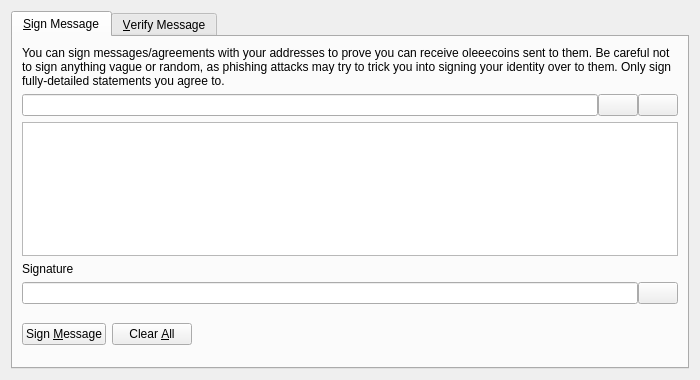
<?xml version="1.0" encoding="UTF-8"?>
<ui version="4.0">
 <class>SignVerifyMessageDialog</class>
 <widget class="QDialog" name="SignVerifyMessageDialog">
  <property name="geometry">
   <rect>
    <x>0</x>
    <y>0</y>
    <width>700</width>
    <height>380</height>
   </rect>
  </property>
  <property name="windowTitle">
   <string>Signatures - Sign / Verify a Message</string>
  </property>
  <property name="modal">
   <bool>true</bool>
  </property>
  <layout class="QVBoxLayout" name="verticalLayout">
   <item>
    <widget class="QTabWidget" name="tabWidget">
     <property name="currentIndex">
      <number>0</number>
     </property>
     <widget class="QWidget" name="tabSignMessage">
      <attribute name="title">
       <string>&amp;Sign Message</string>
      </attribute>
      <layout class="QVBoxLayout" name="verticalLayout_SM">
       <item>
        <widget class="QLabel" name="infoLabel_SM">
         <property name="text">
          <string>You can sign messages/agreements with your addresses to prove you can receive oleeecoins sent to them. Be careful not to sign anything vague or random, as phishing attacks may try to trick you into signing your identity over to them. Only sign fully-detailed statements you agree to.</string>
         </property>
         <property name="textFormat">
          <enum>Qt::PlainText</enum>
         </property>
         <property name="wordWrap">
          <bool>true</bool>
         </property>
        </widget>
       </item>
       <item>
        <layout class="QHBoxLayout" name="horizontalLayout_1_SM">
         <property name="spacing">
          <number>0</number>
         </property>
         <item>
          <widget class="QValidatedLineEdit" name="addressIn_SM">
           <property name="toolTip">
            <string>The Oleeecoin address to sign the message with</string>
           </property>
          </widget>
         </item>
         <item>
          <widget class="QPushButton" name="addressBookButton_SM">
           <property name="toolTip">
            <string>Choose previously used address</string>
           </property>
           <property name="text">
            <string/>
           </property>
           <property name="icon">
            <iconset resource="../bitcoin.qrc">
             <normaloff>:/icons/address-book</normaloff>:/icons/address-book</iconset>
           </property>
           <property name="shortcut">
            <string>Alt+A</string>
           </property>
           <property name="autoDefault">
            <bool>false</bool>
           </property>
          </widget>
         </item>
         <item>
          <widget class="QPushButton" name="pasteButton_SM">
           <property name="toolTip">
            <string>Paste address from clipboard</string>
           </property>
           <property name="text">
            <string/>
           </property>
           <property name="icon">
            <iconset resource="../bitcoin.qrc">
             <normaloff>:/icons/editpaste</normaloff>:/icons/editpaste</iconset>
           </property>
           <property name="shortcut">
            <string>Alt+P</string>
           </property>
           <property name="autoDefault">
            <bool>false</bool>
           </property>
          </widget>
         </item>
        </layout>
       </item>
       <item>
        <widget class="QPlainTextEdit" name="messageIn_SM">
         <property name="toolTip">
          <string>Enter the message you want to sign here</string>
         </property>
        </widget>
       </item>
       <item>
        <widget class="QLabel" name="signatureLabel_SM">
         <property name="text">
          <string>Signature</string>
         </property>
         <property name="textFormat">
          <enum>Qt::PlainText</enum>
         </property>
        </widget>
       </item>
       <item>
        <layout class="QHBoxLayout" name="horizontalLayout_2_SM">
         <property name="spacing">
          <number>0</number>
         </property>
         <item>
          <widget class="QLineEdit" name="signatureOut_SM">
           <property name="font">
            <font>
             <italic>true</italic>
            </font>
           </property>
           <property name="readOnly">
            <bool>true</bool>
           </property>
          </widget>
         </item>
         <item>
          <widget class="QPushButton" name="copySignatureButton_SM">
           <property name="toolTip">
            <string>Copy the current signature to the system clipboard</string>
           </property>
           <property name="text">
            <string/>
           </property>
           <property name="icon">
            <iconset resource="../bitcoin.qrc">
             <normaloff>:/icons/editcopy</normaloff>:/icons/editcopy</iconset>
           </property>
           <property name="autoDefault">
            <bool>false</bool>
           </property>
          </widget>
         </item>
        </layout>
       </item>
       <item>
        <layout class="QHBoxLayout" name="horizontalLayout_3_SM">
         <item>
          <widget class="QPushButton" name="signMessageButton_SM">
           <property name="toolTip">
            <string>Sign the message to prove you own this Oleeecoin address</string>
           </property>
           <property name="text">
            <string>Sign &amp;Message</string>
           </property>
           <property name="icon">
            <iconset resource="../bitcoin.qrc">
             <normaloff>:/icons/edit</normaloff>:/icons/edit</iconset>
           </property>
           <property name="autoDefault">
            <bool>false</bool>
           </property>
          </widget>
         </item>
         <item>
          <widget class="QPushButton" name="clearButton_SM">
           <property name="toolTip">
            <string>Reset all sign message fields</string>
           </property>
           <property name="text">
            <string>Clear &amp;All</string>
           </property>
           <property name="icon">
            <iconset resource="../bitcoin.qrc">
             <normaloff>:/icons/remove</normaloff>:/icons/remove</iconset>
           </property>
           <property name="autoDefault">
            <bool>false</bool>
           </property>
          </widget>
         </item>
         <item>
          <spacer name="horizontalSpacer_1_SM">
           <property name="orientation">
            <enum>Qt::Horizontal</enum>
           </property>
           <property name="sizeHint" stdset="0">
            <size>
             <width>40</width>
             <height>48</height>
            </size>
           </property>
          </spacer>
         </item>
         <item>
          <widget class="QLabel" name="statusLabel_SM">
           <property name="font">
            <font>
             <weight>75</weight>
             <bold>true</bold>
            </font>
           </property>
           <property name="text">
            <string/>
           </property>
           <property name="wordWrap">
            <bool>true</bool>
           </property>
          </widget>
         </item>
         <item>
          <spacer name="horizontalSpacer_2_SM">
           <property name="orientation">
            <enum>Qt::Horizontal</enum>
           </property>
           <property name="sizeHint" stdset="0">
            <size>
             <width>40</width>
             <height>48</height>
            </size>
           </property>
          </spacer>
         </item>
        </layout>
       </item>
      </layout>
     </widget>
     <widget class="QWidget" name="tabVerifyMessage">
      <attribute name="title">
       <string>&amp;Verify Message</string>
      </attribute>
      <layout class="QVBoxLayout" name="verticalLayout_VM">
       <item>
        <widget class="QLabel" name="infoLabel_VM">
         <property name="text">
          <string>Enter the receiver's address, message (ensure you copy line breaks, spaces, tabs, etc. exactly) and signature below to verify the message. Be careful not to read more into the signature than what is in the signed message itself, to avoid being tricked by a man-in-the-middle attack. Note that this only proves the signing party receives with the address, it cannot prove sendership of any transaction!</string>
         </property>
         <property name="textFormat">
          <enum>Qt::PlainText</enum>
         </property>
         <property name="alignment">
          <set>Qt::AlignLeading|Qt::AlignLeft|Qt::AlignTop</set>
         </property>
         <property name="wordWrap">
          <bool>true</bool>
         </property>
        </widget>
       </item>
       <item>
        <layout class="QHBoxLayout" name="horizontalLayout_1_VM">
         <property name="spacing">
          <number>0</number>
         </property>
         <item>
          <widget class="QValidatedLineEdit" name="addressIn_VM">
           <property name="toolTip">
            <string>The Oleeecoin address the message was signed with</string>
           </property>
          </widget>
         </item>
         <item>
          <widget class="QPushButton" name="addressBookButton_VM">
           <property name="toolTip">
            <string>Choose previously used address</string>
           </property>
           <property name="text">
            <string/>
           </property>
           <property name="icon">
            <iconset resource="../bitcoin.qrc">
             <normaloff>:/icons/address-book</normaloff>:/icons/address-book</iconset>
           </property>
           <property name="shortcut">
            <string>Alt+A</string>
           </property>
           <property name="autoDefault">
            <bool>false</bool>
           </property>
          </widget>
         </item>
        </layout>
       </item>
       <item>
        <widget class="QPlainTextEdit" name="messageIn_VM"/>
       </item>
       <item>
        <widget class="QValidatedLineEdit" name="signatureIn_VM"/>
       </item>
       <item>
        <layout class="QHBoxLayout" name="horizontalLayout_2_VM">
         <item>
          <widget class="QPushButton" name="verifyMessageButton_VM">
           <property name="toolTip">
            <string>Verify the message to ensure it was signed with the specified Oleeecoin address</string>
           </property>
           <property name="text">
            <string>Verify &amp;Message</string>
           </property>
           <property name="icon">
            <iconset resource="../bitcoin.qrc">
             <normaloff>:/icons/transaction_0</normaloff>:/icons/transaction_0</iconset>
           </property>
           <property name="autoDefault">
            <bool>false</bool>
           </property>
          </widget>
         </item>
         <item>
          <widget class="QPushButton" name="clearButton_VM">
           <property name="toolTip">
            <string>Reset all verify message fields</string>
           </property>
           <property name="text">
            <string>Clear &amp;All</string>
           </property>
           <property name="icon">
            <iconset resource="../bitcoin.qrc">
             <normaloff>:/icons/remove</normaloff>:/icons/remove</iconset>
           </property>
           <property name="autoDefault">
            <bool>false</bool>
           </property>
          </widget>
         </item>
         <item>
          <spacer name="horizontalSpacer_1_VM">
           <property name="orientation">
            <enum>Qt::Horizontal</enum>
           </property>
           <property name="sizeHint" stdset="0">
            <size>
             <width>40</width>
             <height>48</height>
            </size>
           </property>
          </spacer>
         </item>
         <item>
          <widget class="QLabel" name="statusLabel_VM">
           <property name="font">
            <font>
             <weight>75</weight>
             <bold>true</bold>
            </font>
           </property>
           <property name="text">
            <string/>
           </property>
           <property name="wordWrap">
            <bool>true</bool>
           </property>
          </widget>
         </item>
         <item>
          <spacer name="horizontalSpacer_2_VM">
           <property name="orientation">
            <enum>Qt::Horizontal</enum>
           </property>
           <property name="sizeHint" stdset="0">
            <size>
             <width>40</width>
             <height>48</height>
            </size>
           </property>
          </spacer>
         </item>
        </layout>
       </item>
      </layout>
     </widget>
    </widget>
   </item>
  </layout>
 </widget>
 <customwidgets>
  <customwidget>
   <class>QValidatedLineEdit</class>
   <extends>QLineEdit</extends>
   <header>qvalidatedlineedit.h</header>
  </customwidget>
 </customwidgets>
 <resources>
  <include location="../bitcoin.qrc"/>
 </resources>
 <connections/>
</ui>
